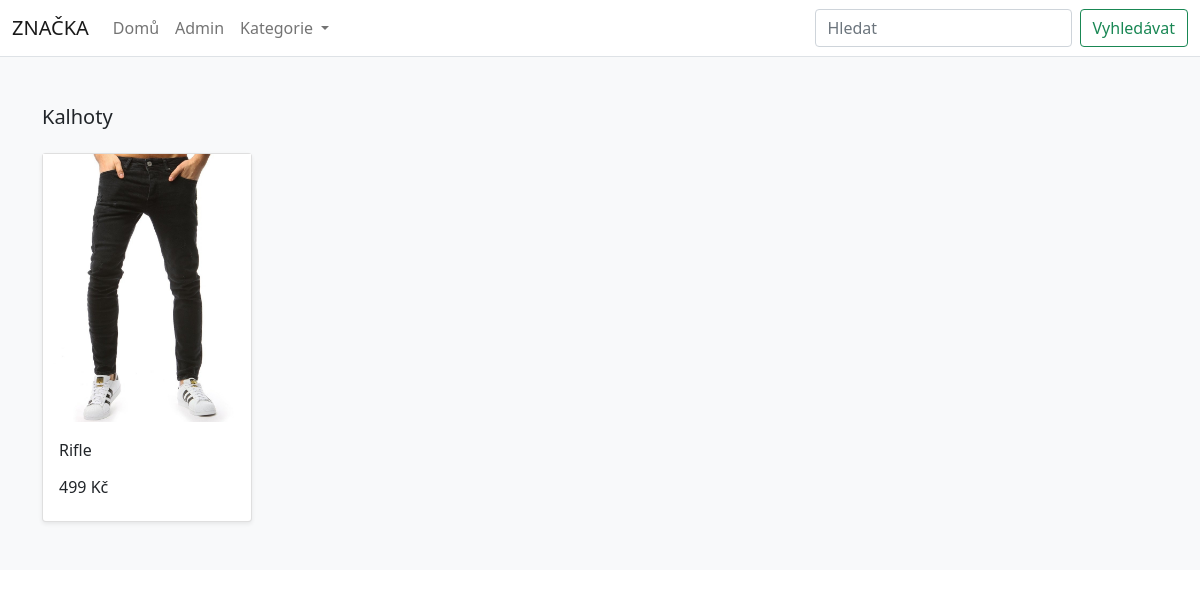
/search/kalhoty/, run on the app's committed database.
### store/models.py (models this page shows, shortened)
class Category(models.Model):
    name = models.CharField(max_length=255, db_index=True)
    slug = models.SlugField(max_length=255, unique=True)
    class Meta:
        verbose_name_plural = 'Categories'
    def get_absolute_url(self):
        return reverse('store:category_list', args=[self.slug])

class Product(models.Model):
    category = models.ForeignKey(Category, related_name='product', on_delete=models.CASCADE)
    created_by = models.ForeignKey(User, on_delete=models.CASCADE, related_name='product_creator')
    title = models.CharField(max_length=255)
    description = models.TextField(blank=True)
    image = models.ImageField(upload_to='images/')
    slug = models.SlugField(max_length=255)
    price = models.DecimalField(max_digits=4, decimal_places=0)
    in_stock = models.BooleanField(default=True)
    is_active = models.BooleanField(default=True)
    created = models.DateTimeField(auto_now_add=True)
    updated = models.DateTimeField(auto_now=True)
    class Meta:
        verbose_name_plural = 'Products'
        ordering = ('-created',)
    def get_absolute_url(self):
        return reverse('store:product_detail', args=[self.slug])

### store/views.py (the view)
# urls.py: path('search/<slug:category_slug>/', views.category_list, name='category_list'),
def category_list(request, category_slug=None):
    category = get_object_or_404(Category, slug=category_slug)
    products = Product.objects.filter(category=category)
    return render(request, 'store/products/category.html', {'category': category, 'products': products})

### store/views.py (called while the page is built)
def categories(request):
    return {
        'categories': Category.objects.all()
    }

### templates/store/products/category.html (shortened to what this page needs)
{% extends "../base.html" %}
{% load static %}
{% block content %}
<main>
  <div class="album py-5 bg-light">
    <div class="container">
      <div class="pb-3 h5">{{category.name|title}}</div>
      <div class="row row-cols-1 row-cols-sm-2 row-cols-md-5 g-3">
        {% for product in products %}
        <div class="col">
          <div class="card shadow-sm">
            <a href="{{ product.get_absolute_url }}">
                <img class="img-fluid" alt="Responsive image" src="{{ product.image.url }}">
            </a>
            <div class="card-body">
              <p class="card-text">
                <a class="text-dark text-decoration-none" href="{{ product.get_absolute_url }}">{{ product.title }}</a>
              </p>
              <div class="d-flex justify-content-between align-items-center">
                <p class="h6 text-dark">{{ product.price }} Kč</p>
              </div>
            </div>
          </div>
        </div>
        {% endfor %}
      </div>
    </div>
  </div>
</main>
{% endblock %}

### data on the page
Category: name "Kalhoty"
Product: image (picture), title "Rifle", price "499"
